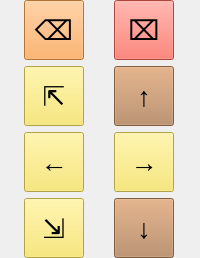
       <widget class="QWidget" name="kbdMove" native="true">
        <property name="sizePolicy">
         <sizepolicy hsizetype="Fixed" vsizetype="Fixed">
          <horstretch>0</horstretch>
          <verstretch>0</verstretch>
         </sizepolicy>
        </property>
        <layout class="QGridLayout" name="gridLayout_2">
         <property name="leftMargin">
          <number>0</number>
         </property>
         <property name="topMargin">
          <number>0</number>
         </property>
         <property name="rightMargin">
          <number>0</number>
         </property>
         <property name="bottomMargin">
          <number>0</number>
         </property>
         <item row="0" column="0">
          <widget class="QPushButton" name="keybButtonBackSpace">
           <property name="sizePolicy">
            <sizepolicy hsizetype="Fixed" vsizetype="Fixed">
             <horstretch>0</horstretch>
             <verstretch>0</verstretch>
            </sizepolicy>
           </property>
           <property name="minimumSize">
            <size>
             <width>60</width>
             <height>60</height>
            </size>
           </property>
           <property name="maximumSize">
            <size>
             <width>60</width>
             <height>60</height>
            </size>
           </property>
           <property name="font">
            <font>
             <pointsize>20</pointsize>
            </font>
           </property>
           <property name="focusPolicy">
            <enum>Qt::NoFocus</enum>
           </property>
           <property name="autoFillBackground">
            <bool>false</bool>
           </property>
           <property name="styleSheet">
            <string notr="true">background-color: rgb(255, 163, 72);</string>
           </property>
           <property name="text">
            <string>⌫</string>
           </property>
          </widget>
         </item>
         <item row="0" column="1">
          <widget class="QPushButton" name="keybButtonClear">
           <property name="sizePolicy">
            <sizepolicy hsizetype="Fixed" vsizetype="Fixed">
             <horstretch>0</horstretch>
             <verstretch>0</verstretch>
            </sizepolicy>
           </property>
           <property name="minimumSize">
            <size>
             <width>60</width>
             <height>60</height>
            </size>
           </property>
           <property name="maximumSize">
            <size>
             <width>60</width>
             <height>60</height>
            </size>
           </property>
           <property name="font">
            <font>
             <pointsize>20</pointsize>
            </font>
           </property>
           <property name="focusPolicy">
            <enum>Qt::NoFocus</enum>
           </property>
           <property name="styleSheet">
            <string notr="true">background-color: rgb(246, 97, 81);</string>
           </property>
           <property name="text">
            <string>⌧</string>
           </property>
          </widget>
         </item>
         <item row="1" column="0">
          <widget class="QPushButton" name="keybButtonHome">
           <property name="sizePolicy">
            <sizepolicy hsizetype="Fixed" vsizetype="Fixed">
             <horstretch>0</horstretch>
             <verstretch>0</verstretch>
            </sizepolicy>
           </property>
           <property name="minimumSize">
            <size>
             <width>60</width>
             <height>60</height>
            </size>
           </property>
           <property name="maximumSize">
            <size>
             <width>60</width>
             <height>60</height>
            </size>
           </property>
           <property name="font">
            <font>
             <pointsize>20</pointsize>
            </font>
           </property>
           <property name="focusPolicy">
            <enum>Qt::NoFocus</enum>
           </property>
           <property name="styleSheet">
            <string notr="true">background-color: rgb(248, 228, 92);</string>
           </property>
           <property name="text">
            <string>⇱</string>
           </property>
          </widget>
         </item>
         <item row="1" column="1">
          <widget class="QPushButton" name="keybButtonUp">
           <property name="sizePolicy">
            <sizepolicy hsizetype="Fixed" vsizetype="Fixed">
             <horstretch>0</horstretch>
             <verstretch>0</verstretch>
            </sizepolicy>
           </property>
           <property name="minimumSize">
            <size>
             <width>60</width>
             <height>60</height>
            </size>
           </property>
           <property name="maximumSize">
            <size>
             <width>60</width>
             <height>60</height>
            </size>
           </property>
           <property name="font">
            <font>
             <pointsize>20</pointsize>
            </font>
           </property>
           <property name="focusPolicy">
            <enum>Qt::NoFocus</enum>
           </property>
           <property name="styleSheet">
            <string notr="true">background-color: rgb(181, 131, 90);</string>
           </property>
           <property name="text">
            <string>↑</string>
           </property>
          </widget>
         </item>
         <item row="2" column="0">
          <widget class="QPushButton" name="keybButtonLeft">
           <property name="sizePolicy">
            <sizepolicy hsizetype="Fixed" vsizetype="Fixed">
             <horstretch>0</horstretch>
             <verstretch>0</verstretch>
            </sizepolicy>
           </property>
           <property name="minimumSize">
            <size>
             <width>60</width>
             <height>60</height>
            </size>
           </property>
           <property name="maximumSize">
            <size>
             <width>60</width>
             <height>60</height>
            </size>
           </property>
           <property name="font">
            <font>
             <pointsize>20</pointsize>
            </font>
           </property>
           <property name="focusPolicy">
            <enum>Qt::NoFocus</enum>
           </property>
           <property name="styleSheet">
            <string notr="true">background-color: rgb(248, 228, 92);</string>
           </property>
           <property name="text">
            <string>←</string>
           </property>
          </widget>
         </item>
         <item row="2" column="1">
          <widget class="QPushButton" name="keybButtonRight">
           <property name="sizePolicy">
            <sizepolicy hsizetype="Fixed" vsizetype="Fixed">
             <horstretch>0</horstretch>
             <verstretch>0</verstretch>
            </sizepolicy>
           </property>
           <property name="minimumSize">
            <size>
             <width>60</width>
             <height>60</height>
            </size>
           </property>
           <property name="maximumSize">
            <size>
             <width>60</width>
             <height>60</height>
            </size>
           </property>
           <property name="font">
            <font>
             <pointsize>20</pointsize>
            </font>
           </property>
           <property name="focusPolicy">
            <enum>Qt::NoFocus</enum>
           </property>
           <property name="styleSheet">
            <string notr="true">background-color: rgb(248, 228, 92);</string>
           </property>
           <property name="text">
            <string>→</string>
           </property>
          </widget>
         </item>
         <item row="3" column="0">
          <widget class="QPushButton" name="keybButtonEnd">
           <property name="sizePolicy">
            <sizepolicy hsizetype="Fixed" vsizetype="Fixed">
             <horstretch>0</horstretch>
             <verstretch>0</verstretch>
            </sizepolicy>
           </property>
           <property name="minimumSize">
            <size>
             <width>60</width>
             <height>60</height>
            </size>
           </property>
           <property name="maximumSize">
            <size>
             <width>60</width>
             <height>60</height>
            </size>
           </property>
           <property name="font">
            <font>
             <pointsize>20</pointsize>
            </font>
           </property>
           <property name="focusPolicy">
            <enum>Qt::NoFocus</enum>
           </property>
           <property name="styleSheet">
            <string notr="true">background-color: rgb(248, 228, 92);</string>
           </property>
           <property name="text">
            <string>⇲</string>
           </property>
          </widget>
         </item>
         <item row="3" column="1">
          <widget class="QPushButton" name="keybButtonDown">
           <property name="sizePolicy">
            <sizepolicy hsizetype="Fixed" vsizetype="Fixed">
             <horstretch>0</horstretch>
             <verstretch>0</verstretch>
            </sizepolicy>
           </property>
           <property name="minimumSize">
            <size>
             <width>60</width>
             <height>60</height>
            </size>
           </property>
           <property name="maximumSize">
            <size>
             <width>60</width>
             <height>60</height>
            </size>
           </property>
           <property name="font">
            <font>
             <pointsize>20</pointsize>
            </font>
           </property>
           <property name="focusPolicy">
            <enum>Qt::NoFocus</enum>
           </property>
           <property name="styleSheet">
            <string notr="true">background-color: rgb(181, 131, 90);</string>
           </property>
           <property name="text">
            <string>↓</string>
           </property>
          </widget>
         </item>
        </layout>
       </widget>
